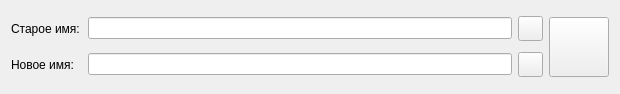
<?xml version="1.0" encoding="UTF-8"?>
<ui version="4.0">
 <class>Form</class>
 <widget class="QWidget" name="Form">
  <property name="geometry">
   <rect>
    <x>0</x>
    <y>0</y>
    <width>620</width>
    <height>94</height>
   </rect>
  </property>
  <property name="windowTitle">
   <string>Form</string>
  </property>
  <layout class="QHBoxLayout" name="horizontalLayout_3">
   <item>
    <layout class="QVBoxLayout" name="verticalLayout">
     <item>
      <layout class="QHBoxLayout" name="horizontalLayout_2" stretch="2,12,0">
       <item>
        <widget class="QLabel" name="label">
         <property name="text">
          <string>Старое имя:</string>
         </property>
        </widget>
       </item>
       <item>
        <widget class="QLineEdit" name="edtOldName">
         <property name="font">
          <font>
           <pointsize>8</pointsize>
          </font>
         </property>
         <property name="readOnly">
          <bool>true</bool>
         </property>
        </widget>
       </item>
       <item>
        <widget class="QPushButton" name="btnUp">
         <property name="sizePolicy">
          <sizepolicy hsizetype="Fixed" vsizetype="Fixed">
           <horstretch>20</horstretch>
           <verstretch>20</verstretch>
          </sizepolicy>
         </property>
         <property name="minimumSize">
          <size>
           <width>25</width>
           <height>25</height>
          </size>
         </property>
         <property name="maximumSize">
          <size>
           <width>25</width>
           <height>25</height>
          </size>
         </property>
         <property name="text">
          <string/>
         </property>
        </widget>
       </item>
      </layout>
     </item>
     <item>
      <layout class="QHBoxLayout" name="horizontalLayout" stretch="2,12,0">
       <item>
        <widget class="QLabel" name="label_2">
         <property name="text">
          <string>Новое имя:</string>
         </property>
        </widget>
       </item>
       <item>
        <widget class="QLineEdit" name="edtNewName">
         <property name="font">
          <font>
           <pointsize>8</pointsize>
          </font>
         </property>
         <property name="readOnly">
          <bool>true</bool>
         </property>
        </widget>
       </item>
       <item>
        <widget class="QPushButton" name="btnDown">
         <property name="sizePolicy">
          <sizepolicy hsizetype="Fixed" vsizetype="Fixed">
           <horstretch>20</horstretch>
           <verstretch>20</verstretch>
          </sizepolicy>
         </property>
         <property name="minimumSize">
          <size>
           <width>25</width>
           <height>25</height>
          </size>
         </property>
         <property name="maximumSize">
          <size>
           <width>25</width>
           <height>25</height>
          </size>
         </property>
         <property name="text">
          <string/>
         </property>
        </widget>
       </item>
      </layout>
     </item>
    </layout>
   </item>
   <item>
    <widget class="QPushButton" name="btnDelete">
     <property name="minimumSize">
      <size>
       <width>60</width>
       <height>60</height>
      </size>
     </property>
     <property name="text">
      <string/>
     </property>
    </widget>
   </item>
  </layout>
 </widget>
 <resources/>
 <connections/>
</ui>
